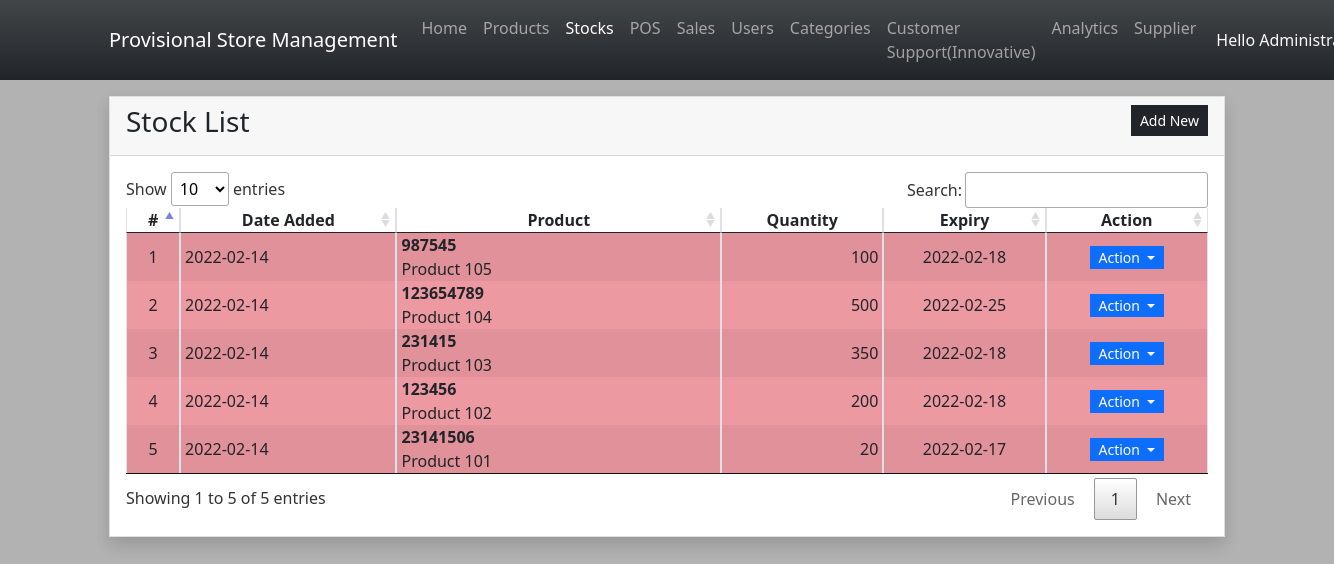
Page /?page=stocks (signed in) on the committed database.
### tables this page shows
CREATE TABLE `stock_list` (
  `stock_id` int(30) NOT NULL,
  `product_id` int(30) NOT NULL,
  `quantity` double NOT NULL DEFAULT 0,
  `expiry_date` datetime NOT NULL,
  `date_added` timestamp NOT NULL DEFAULT current_timestamp()
);

CREATE TABLE `product_list` (
  `product_id` int(30) NOT NULL,
  `product_code` text NOT NULL,
  `category_id` int(30) NOT NULL,
  `name` text NOT NULL,
  `description` text NOT NULL,
  `price` double NOT NULL DEFAULT 0,
  `alert_restock` double NOT NULL DEFAULT 0,
  `status` tinyint(1) NOT NULL DEFAULT 1,
  `delete_flag` tinyint(1) NOT NULL DEFAULT 0,
  `date_created` datetime NOT NULL DEFAULT current_timestamp(),
  `date_updated` datetime DEFAULT NULL ON UPDATE current_timestamp()
);

### DBConnection.php (called while the page is built, shortened)
<?php
function format_num($number = '',$decimal=''){
    if(is_numeric($number)){
        $ex = explode(".",$number);
        $dec_len = isset($ex[1]) ? strlen($ex[1]) : 0;
        if(!empty($decimal) || is_numeric($decimal)){
            return number_format($number,$decimal);
        }else{
            return number_format($number,$dec_len);
        }
    }else{
        return 'Invalid input.';
    }
}

### stocks.php (the view, shortened to what this page needs)
<div class="card rounded-0 shadow">
    <div class="card-header d-flex justify-content-between">
        <h3 class="card-title">Stock List</h3>
        <div class="card-tools align-middle">
            <button class="btn btn-dark btn-sm py-1 rounded-0" type="button" id="create_new">Add New</button>
        </div>
    </div>
    <div class="card-body">
        <table class="table table-hover table-striped table-bordered">
            <colgroup>
                <col width="5%">
                <col width="20%">
                <col width="30%">
                <col width="15%">
                <col width="15%">
                <col width="15%">
            </colgroup>
            <thead>
                <tr>
                    <th class="text-center p-0">#</th>
                    <th class="text-center p-0">Date Added</th>
                    <th class="text-center p-0">Product</th>
                    <th class="text-center p-0">Quantity</th>
                    <th class="text-center p-0">Expiry</th>
                    <th class="text-center p-0">Action</th>
                </tr>
            </thead>
            <tbody>
                <?php
                $sql = "SELECT s.*,p.name as pname,p.product_code FROM `stock_list` s inner join `product_list` p on s.product_id = p.product_id where p.delete_flag = 0 order by unix_timestamp(s.date_added) desc";
                $qry = $conn->query($sql);
                $i = 1;
                    while($row = $qry->fetch_assoc()):
                ?>
                <tr class="<?php echo strtotime(date("Y-m-d")) > strtotime($row['expiry_date']) ? 'bg-danger bg-opacity-50' : '' ?>">
                    <td class="text-center p-0"><?php echo $i++; ?></td>
                    <td class="py-0 px-1"><?php echo date("Y-m-d",strtotime($row['date_added'])) ?></td>
                    <td class="py-0 px-1">
                        <div class="fs-6 fw-bold truncate-1" title="<?php echo $row['product_code'] ?>"><?php echo $row['product_code'] ?></div>
                        <div class="fs-6 fw-light truncate-1" title="<?php echo $row['pname'] ?>"><?php echo $row['pname'] ?></div>
                    </td>
                    <td class="py-0 px-1 text-end"><?php echo format_num($row['quantity']) ?></td>
                    <td class="py-0 px-1 text-center"><?php echo date("Y-m-d",strtotime($row['expiry_date'])) ?></td>
                    <td class="text-center py-0 px-1">
                        <div class="btn-group" role="group">
                            <button id="btnGroupDrop1" type="button" class="btn btn-primary dropdown-toggle btn-sm rounded-0 py-0" data-bs-toggle="dropdown" aria-expanded="false">
                            Action
                            </button>
                        </div>
                    </td>
                </tr>
                <?php endwhile; ?>
            </tbody>
        </table>
    </div>
</div>

### index.php (shortened to what this page needs)
<?php
require_once('DBConnection.php');
$page = isset($_GET['page']) ? $_GET['page'] : 'home';
?>
<!DOCTYPE html>
<html lang="en">
<head>
    <link rel="stylesheet" href="./Font-Awesome-master/css/all.min.css">
    <link rel="stylesheet" href="./css/bootstrap.min.css">
    <link rel="stylesheet" href="./select2/css/select2.min.css">
    <link rel="stylesheet" href="./DataTables/datatables.min.css">
</head>
<body>
    <main>
    <nav class="navbar navbar-expand-lg navbar-dark bg-dark bg-gradient" id="topNavBar">
        <div class="container">
            <a class="navbar-brand" href="./">
            Provisional Store Management
            </a>
            <div class="collapse navbar-collapse" id="navbarNav">
                <ul class="navbar-nav">
                    <li class="nav-item">
                        <a class="nav-link <?php echo ($page == 'home')? 'active' : '' ?>" aria-current="page" href="./">Home</a>
                    </li>
                    <?php if($_SESSION['type'] == 1): ?>
                    <li class="nav-item">
                        <a class="nav-link  <?php echo ($page == 'products')? 'active' : '' ?>" href="./?page=products">Products</a>
                    </li>
                    <li class="nav-item">
                        <a class="nav-link  <?php echo ($page == 'stocks')? 'active' : '' ?>" href="./?page=stocks">Stocks</a>
                    </li>
                    <?php endif; ?>
                    <li class="nav-item">
                        <a class="nav-link  <?php echo ($page == 'sales')? 'active' : '' ?>" href="./?page=sales">POS</a>
                    </li>
                    <li class="nav-item">
                        <a class="nav-link  <?php echo ($page == 'sales_report')? 'active' : '' ?>" href="./?page=sales_report">Sales</a>
                    </li>
                    <?php if($_SESSION['type'] == 1): ?>
                    <li class="nav-item">
                        <a class="nav-link <?php echo ($page == 'users')? 'active' : '' ?>" aria-current="page" href="./?page=users">Users</a>
                    </li>
                    <li class="nav-item">
                        <a class="nav-link" href="./?page=maintenance">Categories</a>
                    </li>
                    <li class="nav-item">
                        <a class="nav-link" href="https://app.droxy.ai/guest-chatbot/65eb74c14b635fdac3398145">Customer Support(Innovative)</a>
                    </li>
                    <li class="nav-item">
                        <a class="nav-link" href="./?page=analytics">Analytics</a>
                    </li>
                    <li class="nav-item">
                        <a class="nav-link" href="./?page=supplier">Supplier</a>
                    </li>
                    <?php endif; ?>
                </ul>
            </div>
            <div>
            <div class="dropdown">
                <button class="btn btn-secondary dropdown-toggle bg-transparent  text-light border-0" type="button" id="dropdownMenuButton1" data-bs-toggle="dropdown" aria-expanded="false">
                    Hello <?php echo $_SESSION['fullname'] ?>
                </button>
            </div>
            </div>
        </div>
    </nav>
    <div class="container py-3" id="page-container">
        <?php
            include $page.'.php';
        ?>
    </div>
    </main>
</body>
</html>

### index.php (style rules this page uses)
:root { --bs-success-rgb:71, 222, 152 !important; }
html,body { height:100%; width:100%; }
@media screen { body { background-image:url('./images/new.jpg') !important; background-size:cover; background-repeat:no-repeat; background-position:center center; backdrop-filter: brightness(0.7); } }
main { height:100%; display:flex; flex-flow:column; }
#page-container { flex: 1 1 auto; overflow:auto; }
#topNavBar { flex: 0 1 auto; }
.truncate-1 { overflow: hidden; text-overflow: ellipsis; display: -webkit-box; -webkit-line-clamp: 1; -webkit-box-orient: vertical; }

### rows in the picture
stock_list: date_added "2022-02-14", product.product_code "987545", product.name "Product 105", quantity "100", expiry_date "2022-02-18"
stock_list: date_added "2022-02-14", product.product_code "123654789", product.name "Product 104", quantity "500", expiry_date "2022-02-25"
stock_list: date_added "2022-02-14", product.product_code "231415", product.name "Product 103", quantity "350", expiry_date "2022-02-18"
stock_list: date_added "2022-02-14", product.product_code "123456", product.name "Product 102", quantity "200", expiry_date "2022-02-18"
stock_list: date_added "2022-02-14", product.product_code "23141506", product.name "Product 101", quantity "20", expiry_date "2022-02-17"
